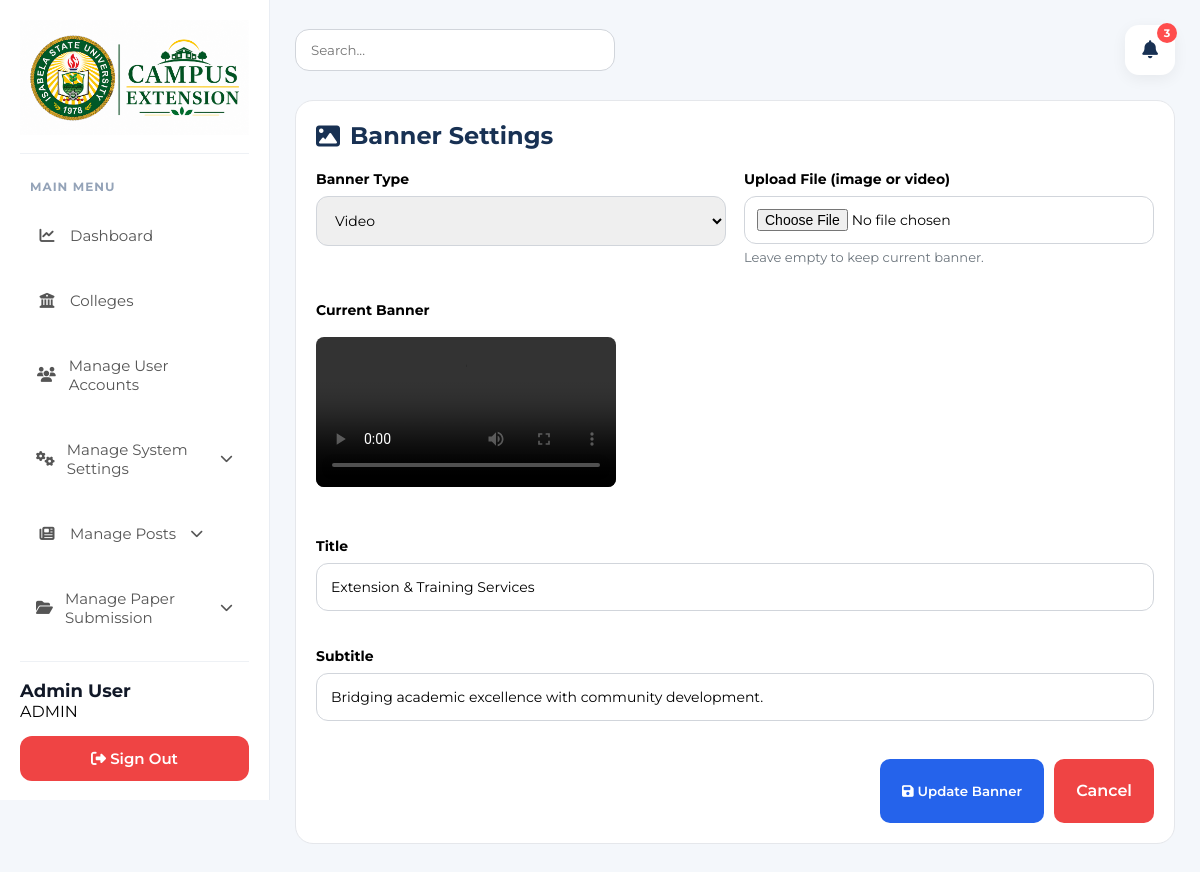
Screenshot of /admin/banner (signed in) with the database file from the repository.
### tables this page shows
CREATE TABLE IF NOT EXISTS `banner` (
  `id` int NOT NULL AUTO_INCREMENT,
  `type` enum('image','video') NOT NULL DEFAULT 'image',
  `media_path` varchar(255) NOT NULL,
  `title` varchar(255) DEFAULT NULL,
  `subtitle` varchar(255) DEFAULT NULL,
  `updated_at` timestamp NULL DEFAULT CURRENT_TIMESTAMP ON UPDATE CURRENT_TIMESTAMP,
  PRIMARY KEY (`id`)
);

### app/Http/Controllers/Controller.php (called while the page is built, shortened)
<?php
class Controller
{
    protected function render($view, $data = [])
    {
        require __DIR__ . '/../../views/layouts/app.php';
    }
}

### app/Http/Controllers/Admin/BannerController.php (called while the page is built, shortened)
<?php
require_once __DIR__ . '/../../../models/Banner.php';
class BannerController extends \Controller
{
    private $bannerModel;
    public function __construct()
    {
        $config = require __DIR__ . '/../../../../config/database.php';
        $pdo = new \PDO("mysql:host={$config['host']};dbname={$config['dbname']};charset={$config['charset']}", $config['username'], $config['password']);
        $pdo->setAttribute(\PDO::ATTR_ERRMODE, \PDO::ERRMODE_EXCEPTION);
        $this->bannerModel = new \Banner($pdo);
    }
    public function index()
    {
        $banner = $this->bannerModel->get();
        $this->render('banner/index', ['banner' => $banner]);
    }
}

### app/models/Banner.php (called while the page is built, shortened)
<?php
class Banner
{
    private $db;
    public function __construct($pdo)
    {
        $this->db = $pdo;
    }
    public function get()
    {
        $stmt = $this->db->query("SELECT * FROM banner LIMIT 1");
        return $stmt->fetch(PDO::FETCH_ASSOC);
    }
}

### app/views/admin/banner/index.php (the view, shortened to what this page needs)
<?php
$banner = $banner ?? [];
$type = $banner['type'] ?? 'image';
$media_path = $banner['media_path'] ?? '';
$title = $banner['title'] ?? '';
$subtitle = $banner['subtitle'] ?? '';
?>
<div class="post-card">
    <div class="post-title">
        <i class="fas fa-image"></i> Banner Settings
    </div>
    <form method="POST" action="/admin/banner/update" enctype="multipart/form-data">
        <div class="post-grid">
            <div class="post-group">
                <label class="post-label">Banner Type</label>
                <select name="type" class="post-input" id="bannerType" onchange="toggleBannerType()">
                    <option value="video" <?= $type === 'video' ? 'selected' : '' ?>>Video</option>
                </select>
            </div>
            <div class="post-group">
                <label class="post-label">Upload File (image or video)</label>
                <input type="file" name="media" class="post-input" accept="image/*,video/mp4,video/webm">
                <p style="font-size:13px; color:#6c757d; margin-top:5px;">Leave empty to keep current banner.</p>
            </div>
            <div class="post-group full">
                <label class="post-label">Current Banner</label>
                <?php if ($media_path): ?>
                    <?php if ($type === 'image'): ?>
                        <img src="/<?= $media_path ?>" style="max-width:100%; max-height:300px; border-radius:8px; display:block; margin:10px 0;">
                    <?php else: ?>
                        <video controls style="max-width:100%; max-height:300px; border-radius:8px; margin:10px 0;">
                            <source src="/<?= $media_path ?>" type="video/mp4">
                        </video>
                    <?php endif; ?>
                <?php else: ?>
                    <p style="color:#999;">No banner uploaded yet.</p>
                <?php endif; ?>
            </div>
            <div class="post-group full">
                <label class="post-label">Title</label>
                <input type="text" name="title" class="post-input" value="<?= htmlspecialchars($title) ?>" placeholder="e.g. Extension & Training Services">
            </div>
            <div class="post-group full">
                <label class="post-label">Subtitle</label>
                <input type="text" name="subtitle" class="post-input" value="<?= htmlspecialchars($subtitle) ?>" placeholder="e.g. Bridging academic excellence with community development.">
            </div>
        </div>
        <div class="post-btns">
            <button type="submit" class="update-btn"><i class="fas fa-save"></i> Update Banner</button>
            <a href="/admin/dashboard" class="delete-post-btn" style="text-decoration:none; text-align:center; line-height:40px;">Cancel</a>
        </div>
    </form>
</div>

### public/css/admin.css (style rules this page uses)
* { margin: 0; padding: 0; box-sizing: border-box; font-family: 'Montserrat', sans-serif; }
body { display: flex; background: #f4f7fb; }
a { text-decoration: none !important; }
input[type="file"] { padding: 12px !important; }
.post-card { background: #fff; border-radius: 18px; padding: 20px; margin-bottom: 20px; border: 1px solid #e5e7eb; }
.post-title { font-size: 24px; font-weight: 700; color: #183153; margin-bottom: 20px; display: flex; align-items: center; gap: 10px; }
.post-grid { display: grid; grid-template-columns: 1fr 1fr; gap: 18px; }
.post-group { margin-bottom: 18px; }
.post-group.full { grid-column: 1 / span 2; }
.post-label { font-size: 14px; font-weight: 700; margin-bottom: 8px; display: block; }
.post-input, .post-select, .post-textarea { width: 100%; border: 1px solid #d1d5db; border-radius: 12px; padding: 14px; font-size: 14px; outline: none; }
.post-btns { display: flex; justify-content: flex-end; gap: 10px; margin-top: 20px; }
.update-btn { background: #2563eb; color: #fff; border: none; padding: 12px 22px; border-radius: 10px; cursor: pointer; font-weight: 600; }
.delete-post-btn { background: #ef4444; color: #fff; border: none; padding: 12px 22px; border-radius: 10px; cursor: pointer; font-weight: 600; }

### rows the page displays
banner: type "Video", title "Extension & Training Services", subtitle "Bridging academic excellence with community development."

### other values shown
$_SESSION['user_name'] "Admin User"
$_SESSION['user_role'] "ADMIN"
